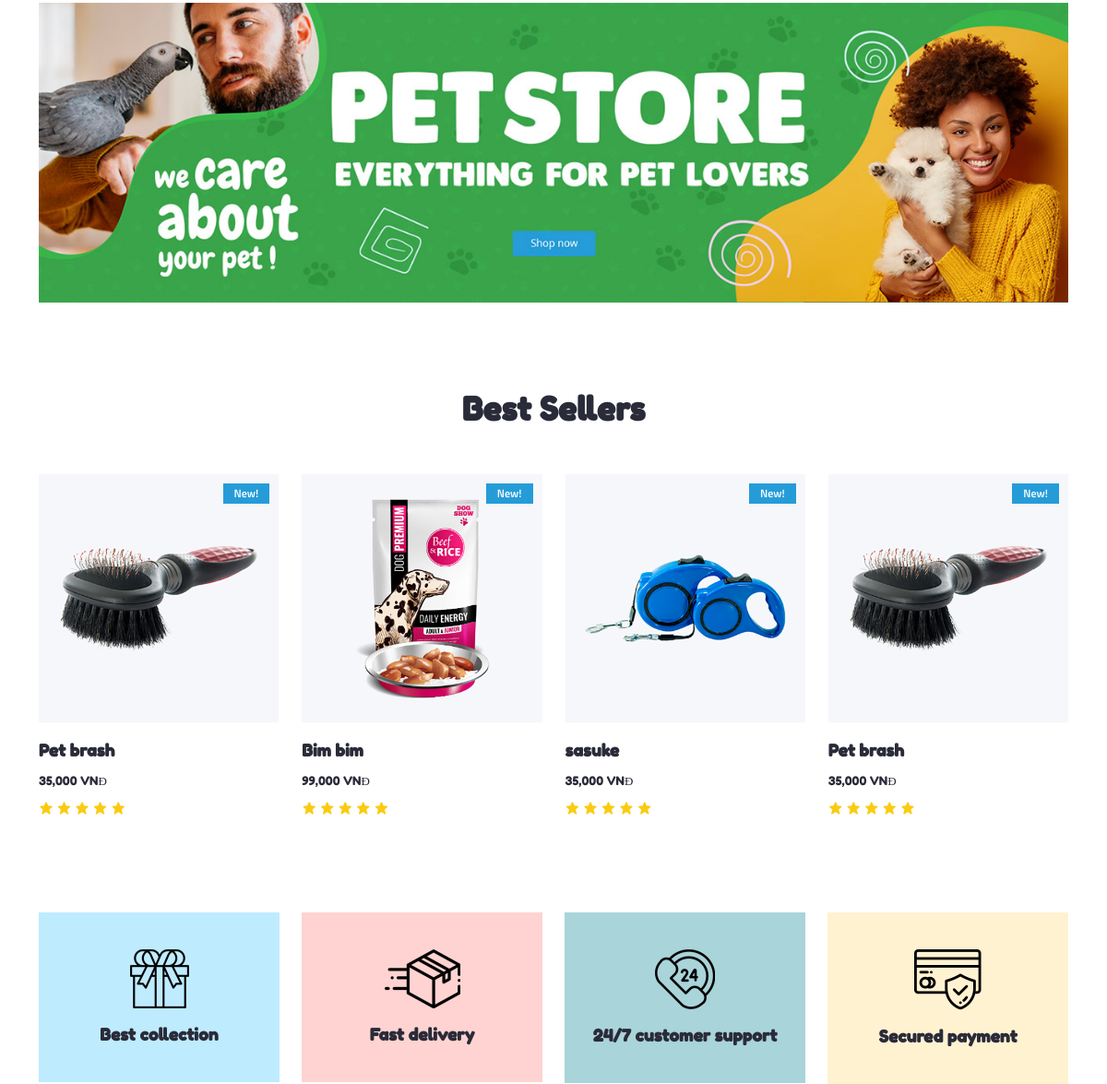
Page /home.php (middle part) on the earlier database version.
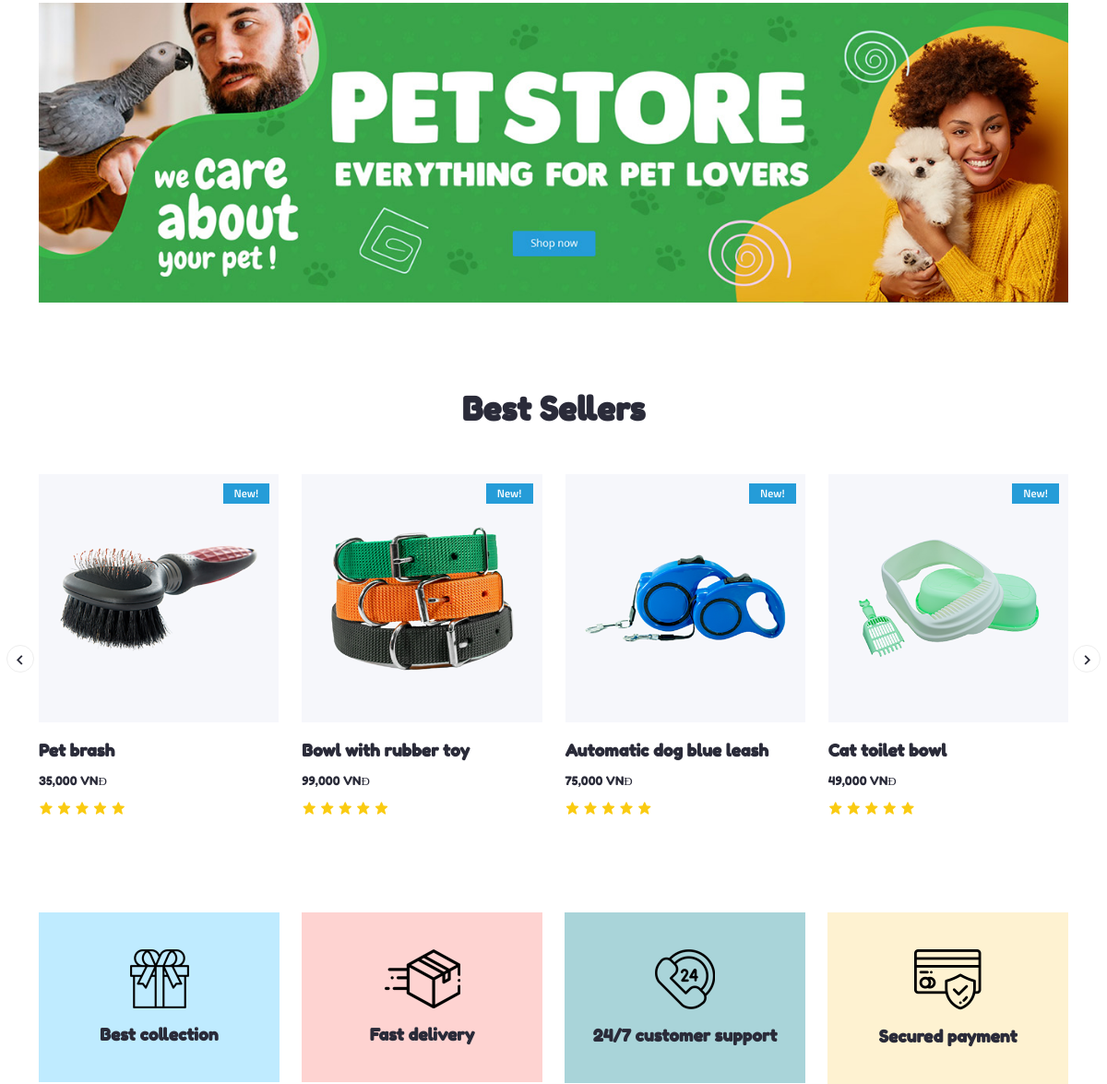
Same page on the later database version.
### tables this page shows
CREATE TABLE `san_pham` (
  `ma_sp` varchar(11) NOT NULL,
  `ma_loai_sp` varchar(11) NOT NULL,
  `ten_sp` varchar(50) NOT NULL,
  `hinh_anh` varchar(255) NOT NULL,
  `so_luong` int(11) DEFAULT 0,
  `gia_ban` int(11) DEFAULT 0,
  `thong_tin_them` varchar(500) NOT NULL,
  `trang_thai_sp` tinyint(2) NOT NULL DEFAULT 1
);

### templates/layout.php (called while the page is built)
<?php
include_once ("head.php");
include_once ("header.php");
include_once ("content.php");
include_once ("footer.php");
?>

### controllers/c_home.php (called while the page is built, shortened)
<?php
include ("models/m_product.php");
class c_home {
    public function home() {
        $item_per_page = 6;
        $offset = 0;
        $m_product = new m_product();
        $product = $m_product->read_product_by_page($item_per_page, $offset);
        include_once ("templates/layout.php");
    }
}
?>

### home.php (called while the page is built)
<?php
include ("controllers/c_home.php");
$c_home = new c_home();
$c_home->home();
?>

### models/database.php (called while the page is built, shortened)
<?php
class database{
    protected $pdo = NULL;
    protected $sql = '';
    public function __construct() {
        try
        {
            $this->pdo = new PDO("mysql:host=".DB_HOST."; dbname=".DB_NAME,DB_USER,DB_PWD);
            $this->pdo->query('set names "utf8"');
        }
        catch(PDOException $ex )
        {
            die($ex->getMessage());
        }
    }
    public function setQuery($sql) {
        $this->sql = $sql;
    }
    public function execute($options=array()) {
        $this->sta = $this->pdo->prepare($this->sql);
        $this->sta->execute();
        return $this->sta;
    }
    public function loadAllRows($options=array()) {
        if(!$options) {
            if(!$result = $this->execute())
                return false;
        }
        else {
            if(!$result = $this->execute($options))
                return false;
        }
        return $result->fetchAll(PDO::FETCH_OBJ);
    }
}
?>

### models/m_product.php (called while the page is built, shortened)
<?php
require_once ("database.php");
class m_product extends database {
    public  function read_product_by_page($item_per_page,$offset) {
        $sql = "SELECT * FROM san_pham LIMIT $item_per_page OFFSET $offset ";
        return $this->loadAllRows();
    }
}
?>

### views/home/v_home.php (the view, shortened to what this page needs)
<div class="offer-area pb-75">
    <div class="container">
        <div class="single-offer-box">
            <a href="shop.php" class="d-block">
                <img src="public/patoi/assets/img/offer/offer8.jpg" alt="offer-image">
            </a>
        </div>
    </div>
</div>
<div class="products-area pb-75">
    <div class="container">
        <div class="section-title">
            <h2>Best Sellers</h2>
        </div>
        <div class="products-slides owl-carousel owl-theme">
            <?php foreach ($product as $key=>$value) :?>
            <div class="single-products-box">
                <div class="image">
                    <a onclick="window.location.href='products_details.php?action=add1&&ma_sp=<?php echo $value->ma_sp;?>'" class="d-block">
                        <img src="public/patoi/assets/img/products/<?php echo $value->hinh_anh;?>" alt="products-image">
                    </a>
                    <div class="new">New!</div>
                </div>
                <div class="content">
                    <h3><a href="products-details.php"><?php echo $value->ten_sp;?></a></h3>
                    <div class="price">
                        <span class="new-price"><?php echo number_format($value->gia_ban);?> VNĐ</span>
                    </div>
                    <div class="rating">
                        <i class='bx bxs-star'></i>
                        <i class='bx bxs-star'></i>
                        <i class='bx bxs-star'></i>
                        <i class='bx bxs-star'></i>
                        <i class='bx bxs-star'></i>
                    </div>
                </div>
            </div>
            <?php endforeach;?>
        </div>
    </div>
</div>
<div class="facility-area pb-75">
    <div class="container">
        <div class="row">
            <div class="col-lg-3 col-md-6 col-sm-6 col-6">
                <div class="facility-box">
                    <img src="public/patoi/assets/img/icon/icon1.png" alt="icon">
                    <h3>Best collection</h3>
                </div>
            </div>
            <div class="col-lg-3 col-md-6 col-sm-6 col-6">
                <div class="facility-box bg-fed3d1">
                    <img src="public/patoi/assets/img/icon/icon2.png" alt="icon">
                    <h3>Fast delivery</h3>
                </div>
            </div>
            <div class="col-lg-3 col-md-6 col-sm-6 col-6">
                <div class="facility-box bg-a9d4d9">
                    <img src="public/patoi/assets/img/icon/icon3.png" alt="icon">
                    <h3>24/7 customer support</h3>
                </div>
            </div>
            <div class="col-lg-3 col-md-6 col-sm-6 col-6">
                <div class="facility-box bg-fef2d1">
                    <img src="public/patoi/assets/img/icon/icon4.png" alt="icon">
                    <h3>Secured payment</h3>
                </div>
            </div>
        </div>
    </div>
</div>

### templates/head.php (shortened to what this page needs)
<!doctype html>
<html lang="zxx">
<head>
    <link rel="stylesheet" href="public/patoi/assets/css/bootstrap.min.css">
    <link rel="stylesheet" href="public/patoi/assets/css/owl.carousel.min.css">
    <link rel="stylesheet" href="public/patoi/assets/css/owl.theme.default.min.css">
    <link rel="stylesheet" href="public/patoi/assets/css/magnific-popup.min.css">
    <link rel="stylesheet" href="public/patoi/assets/css/animate.min.css">
    <link rel="stylesheet" href="public/patoi/assets/css/rangeSlider.min.css">
    <link rel="stylesheet" href="public/patoi/assets/css/odometer.min.css">
    <link rel="stylesheet" href="public/patoi/assets/css/boxicons.min.css">
    <link rel="stylesheet" href="public/patoi/assets/css/slick.min.css">
    <link rel="stylesheet" href="public/patoi/assets/css/countrySelect.min.css">
    <link rel="stylesheet" href="public/patoi/assets/css/meanmenu.min.css">
    <link rel="stylesheet" href="public/patoi/assets/css/style.css">
    <link rel="stylesheet" href="public/patoi/assets/css/responsive.css">
</head>

### templates/header.php (shortened to what this page needs)
<body>

### templates/content.php
<?php
if(isset($view)) {
    include_once ($view);
}
?>

### templates/footer.php (shortened to what this page needs)
</body>
</html>

Differences in the rows shown:
removed san_pham: hinh_anh (picture), ten_sp "Bim bim", gia_ban "99,000"
removed san_pham: hinh_anh (picture), ten_sp "sasuke", gia_ban "35,000"
added san_pham: hinh_anh (picture), ten_sp "Bowl with rubber toy", gia_ban "99,000"
added san_pham: hinh_anh (picture), ten_sp "Automatic dog blue leash", gia_ban "75,000"
added san_pham: hinh_anh (picture), ten_sp "Cat toilet bowl", gia_ban "49,000"
